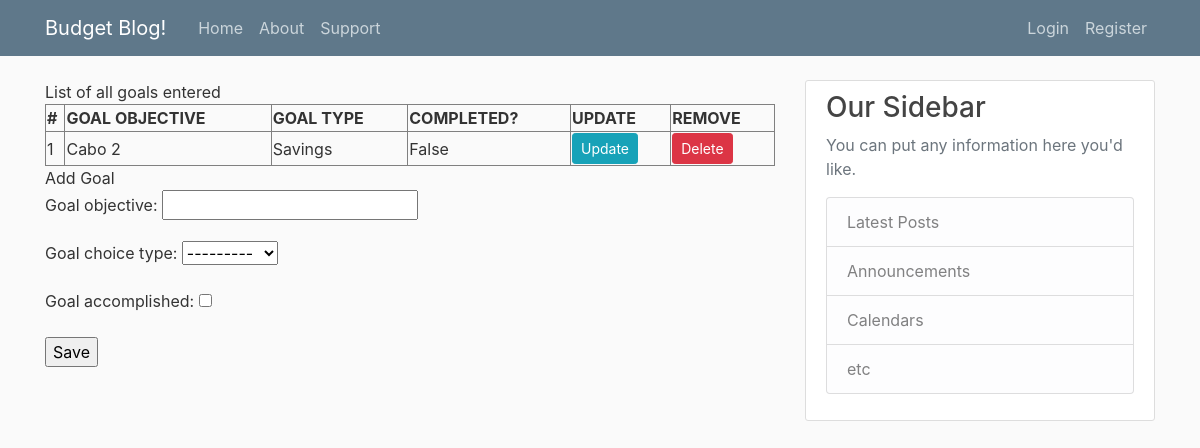
Page /goals/ on the earlier database version.
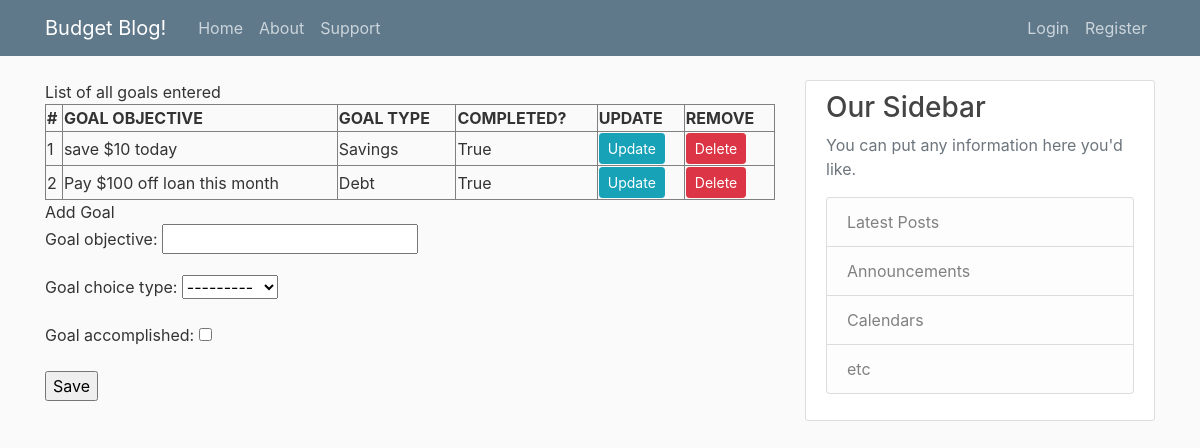
Same page on the later database version.
### blog/models.py (models this page shows, shortened)
class GoalType(models.Model):
    goal_objective = models.CharField(max_length=300, blank=True)
    goal_choice = (
            ('Savings', 'Savings'),
            ('Expenses', 'Expenses'),
            ('Debt', 'Debt')
    )
    goal_choice_type = models.CharField(max_length = 30, blank=True, null=True, choices=goal_choice)
    goal_accomplished = models.BooleanField()

### blog/views.py (the view)
# urls.py: path('goals/', views.goal_entry, name = 'goals'),
def goal_entry(request):
    title1 = 'List of all goals entered'
    queryset = GoalType.objects.all()
    title2 = 'Add Goal'
    form = GoalForm(request.POST or None)
    if form.is_valid():
        form.save()
    context = {
        "title1":title1,
        "queryset":queryset,
        "title2": title2,
        "form": form,
        }
    return render(request, "blog/goals.html",context)

### blog/forms.py
class GoalForm(forms.ModelForm):
	class Meta:
		model = GoalType
		fields = ['goal_objective', 'goal_choice_type', 'goal_accomplished']

### blog/templates/blog/goals.html (shortened to what this page needs)
{% extends "blog/base.html"%}
{% block content %}
{{title1}}
    <table border="2">
      <tr>
        <th>#</th>
        <th>GOAL OBJECTIVE</th>
        <th>GOAL TYPE</th>
        <th>COMPLETED?</th>
        <th>UPDATE</th>
        <th>REMOVE</th>
      </tr>
      {% for instance in queryset %}
      <tr>
        <td>{{forloop.counter}}</td>
        <td>{{instance.goal_objective}}</td>
        <td>{{instance.goal_choice_type}}</td>
        <td>{{instance.goal_accomplished}}</td>
        <td><a class="btn btn-sm btn-info" href="{% url 'goal_edit' instance.id %}">Update</a></td>
        <td><a class="btn btn-sm btn-danger" href="{% url 'goal_delete' instance.id %}">Delete</a></td>
      </tr>
      {% endfor %}
    </table>
       {{title2}}
      <form method="post" action="">
              {{form.as_p}}
              <input type="submit" value="Save" />
      </form>
{% endblock content %}

### blog/templates/blog/base.html (shortened to what this page needs)
{% load static %}
<!DOCTYPE html>
<html>
<head>
  <link rel="stylesheet" href="https://maxcdn.bootstrapcdn.com/bootstrap/4.0.0/css/bootstrap.min.css">
    <link rel="stylesheet" type="text/css" href="{% static 'blog/main.css' %}">
</head>
<body>
    <header class="site-header">
      <nav class="navbar navbar-expand-md navbar-dark bg-steel fixed-top">
        <div class="container">
          <a class="navbar-brand mr-4" href="{% url 'blog-home' %}">Budget Blog!</a>
          <div class="collapse navbar-collapse" id="navbarToggle">
            <div class="navbar-nav mr-auto">
              <a class="nav-item nav-link" href="{% url 'blog-home' %}">Home</a>
              <a class="nav-item nav-link" href="{% url 'blog-about' %}">About</a>
              <a class="nav-item nav-link" href="{% url 'user_support' %}">Support</a>
            </div>
            <div class="navbar-nav">
              {% if user.is_authenticated %}
                <a class="nav-item nav-link" href="{% url 'post-create' %}">New Post</a>
                <a class="nav-item nav-link" href="{% url 'budget_view' %}">Access Budget</a>
		            <a class="nav-item nav-link" href="{% url 'goals' %}">Goals</a>
 		            <a class="nav-item nav-link" href="{% url 'news' %}">Finance News</a>
                <a class="nav-item nav-link" href="{% url 'profile' %}">Profile</a>
                <a class="nav-item nav-link" href="{% url 'logout' %}">Logout</a>
              {% else %}
                <a class="nav-item nav-link" href="{% url 'login' %}">Login</a>
                <a class="nav-item nav-link" href="{% url 'register' %}">Register</a>
              {% endif %}
            </div>
          </div>
        </div>
      </nav>
    </header>
    <main role="main" class="container">
      <div class="row">
        <div class="col-md-8">
          {% block content %}{% endblock %}
        </div>
        <div class="col-md-4">
          <div class="content-section">
            <h3>Our Sidebar</h3>
            <p class='text-muted'>You can put any information here you'd like.
              <ul class="list-group">
                <li class="list-group-item list-group-item-light">Latest Posts</li>
                <li class="list-group-item list-group-item-light">Announcements</li>
                <li class="list-group-item list-group-item-light">Calendars</li>
                <li class="list-group-item list-group-item-light">etc</li>
              </ul>
            </p>
          </div>
        </div>
      </div>
    </main>
</body>
</html>

### blog/static/blog/main.css (style rules this page uses)
body { background: #fafafa; color: #333333; margin-top: 5rem; }
h1, h2, h3, h4, h5, h6 { color: #444444; }
ul { margin: 0; }
.bg-steel { background-color: #5f788a; }
.site-header .navbar-nav .nav-link { color: #cbd5db; }
.content-section { background: #ffffff; padding: 10px 20px; border: 1px solid #dddddd; border-radius: 3px; margin-bottom: 20px; }

### blog/templates/blog/goals.html (style rules this page uses)
table, td, th { border: 1px solid black; }
table { border-collapse: collapse; width: 100%; }
th { text-align: left; }
.darkmode--activated table, td, th { border: 1px solid grey; }

Differences in the rows shown:
removed GoalType: goal_objective "Cabo 2", goal_choice_type "Savings", goal_accomplished "False"
added GoalType: goal_objective "save $10 today", goal_choice_type "Savings", goal_accomplished "True"
added GoalType: goal_objective "Pay $100 off loan this month", goal_choice_type "Debt", goal_accomplished "True"
